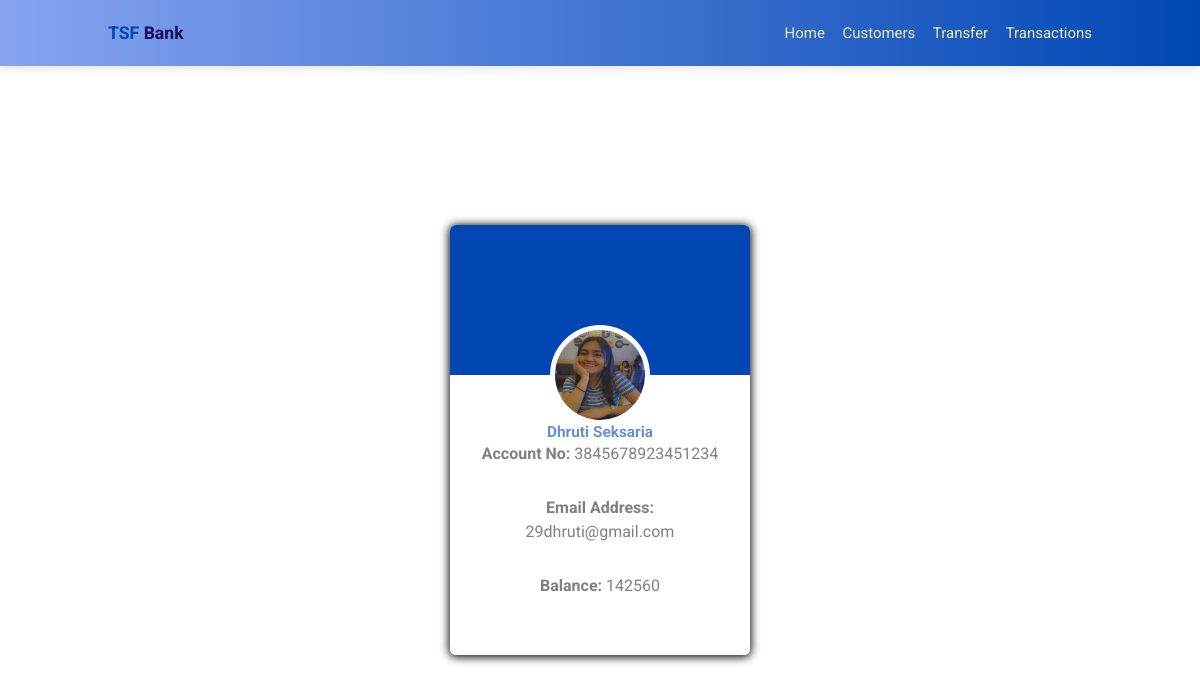
/customer_details/1/, run on the app's committed database.
### tsfbank/models.py (models this page shows)
class Customers(models.Model):
    name = models.CharField(max_length=100)
    img = models.ImageField(upload_to='pics')
    email = models.EmailField(max_length=254)
    accno = models.BigIntegerField()
    balance = models.IntegerField()

### tsfbank/views.py (the view)
# urls.py: path('customer_details/<str:pk>/',views.customer_details, name='customer_details'),
def customer_details(request, pk):
    customer = Customers.objects.get(id = pk)
    context={'customer':customer}
    return render(request, 'customer_details.html', context)

### templates/customer_details.html (shortened to what this page needs)
{% load static %}
<!DOCTYPE html>
<html lang="en">
<head>
    <link rel="stylesheet" href="{% static 'css/styles.css' %}" />
    <link rel="stylesheet" href="https://cdnjs.cloudflare.com/ajax/libs/font-awesome/5.15.4/css/all.min.css"/>
    <link href="https://cdn.jsdelivr.net/npm/bootstrap@5.1.0/dist/css/bootstrap.min.css" rel="stylesheet">
</head>
<body>
    <header>
        <a href="{% url 'index' %}" class="logo"><span>TSF </span>Bank</a>
        <nav class="navbar">
            <a href="{% url 'index' %}">Home</a>
            <a href="{% url 'customers' %}">Customers</a>
            <a href="{% url 'transfer' %}">Transfer</a>
            <a href="{% url 'transactions' %}">Transactions</a>
        </nav>
    </header>
    <div class="card-container">
        <div class="upper-container">
           <div class="image-container">
              <img src="{{customer.img.url}}" />
           </div>
        </div>
        <div class="lower-container">
           <div>
               <br/>
              <h3>{{customer.name}}</h3>
           </div>
           <div>
              <p><b>Account No: </b>{{customer.accno}}</p>
              <p><b>Email Address: </b>{{customer.email}}</p>
              <p><b>Balance: </b>{{customer.balance}}</p>
           </div>
        </div>
     </div>
</body>

### static/css/styles.css (style rules this page uses)
:root { --blue-light: #86a4f0; --dark: #0047b4; --light: #e6f4f1; --black: #1e1926; --yellow: #eee8a9; --gradient: linear-gradient(90deg, var(--blue-light), var(--dark)); }
* { margin: 0; padding: 0; box-sizing: border-box; font-family: "Roboto", sans-serif; text-decoration: none; outline: none; border: none; }
html { font-size: 62.5%; overflow-x: hidden; }
body { background: #f9f9f9; }
header { position: fixed; top: 0; left: 0; width: 100%; background: var(--gradient); box-shadow: 0 0.5rem 1rem rgba(0, 0, 0, 0.1); padding: 2rem 9%; display: flex; align-items: center; justify-content: space-between; z-index: 1000; }
header .logo { font-size: 2rem; color: rgb(29, 12, 90); font-weight: bold; }
header .logo span { color: var(--dark); }
header .navbar a { font-size: 1.7rem; margin-left: 2rem; color: var(--yellow); }
@media (max-width: 1200px) { html { font-size: 55%; } }

### templates/customer_details.html (style rules this page uses)
a { text-decoration: none; }
.card-container { width: 300px; height: 430px; background: #FFF; border-radius: 6px; position: absolute; top: 55%; left: 50%; transform: translate(-50%,-50%); box-shadow: 0px 1px 10px 1px #000; overflow: hidden; display: inline-block; }
.upper-container { height: 150px; background: #0047b4; }
.image-container { background: white; width: 100px; height: 100px; border-radius: 50%; padding: 5px; transform: translate(100px,100px); }
.image-container img { width: 90px; height: 90px; border-radius: 50%; }
.lower-container { height: 280px; background: #FFF; padding: 20px; padding-top: 40px; text-align: center; }
.lower-container h3 { box-sizing: border-box; line-height: .6; color: #0047b4; opacity: .6; font-weight: bold; }
.lower-container p { font-size: 16px; color: gray; margin-bottom: 30px; }

### data on the page
Customers: img (picture), name "Dhruti Seksaria", accno "3845678923451234", email "29dhruti@gmail.com", balance "142560"
